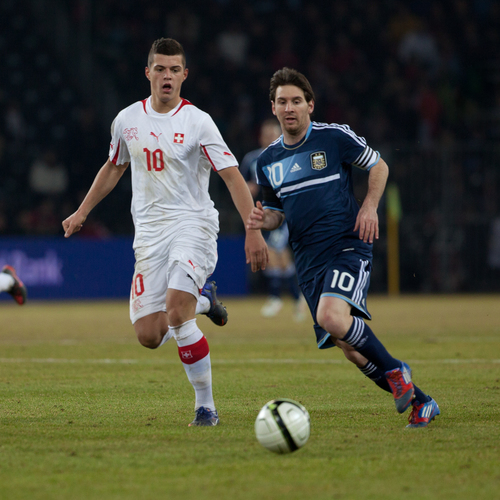
#> input picture images/messi.png, 500 x 500 px
$ python bitwise_colorImages.py
#> lines starting #> are read from the running program, lines starting #| are printed output that depends on the picture; pictures that were not available may be replaced by others from this repository, and a replacement may not be noted
# -*- coding: utf-8 -*-
"""
Created on Mon Dec  2 12:40:24 2019

@author: rdayala
"""

# bitwise with 2 color images
import numpy as np
import cv2

image1 = cv2.imread("images/messi.png")
#> image1 is the input picture: shape (500, 500, 3); mean B, G, R 58.7, 75.7, 74.3
image2 = cv2.imread("images/obama.png")
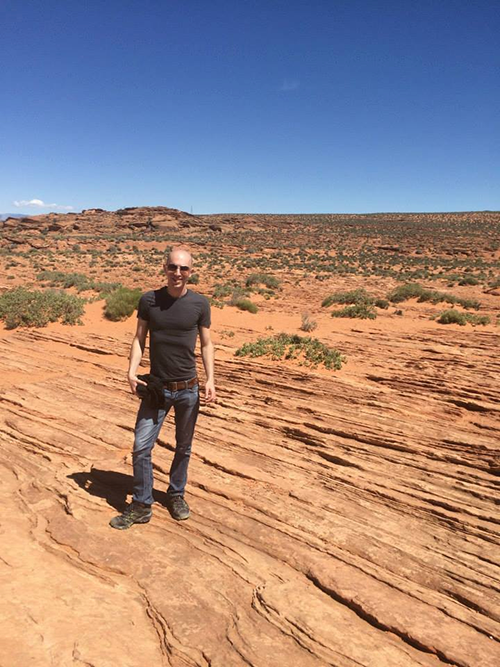
#> input picture images/adrian.png, 500 x 667 px, given in place of obama.png, which was not available
#> image2 is the input picture: shape (667, 500, 3); mean B, G, R 128.5, 135.5, 159.5

cv2.imshow("Image 1", image1)
cv2.imshow("Image 2", image2)

cv2.waitKey(0)

# both images should be of same size
(h1, w1) = image1.shape[:2]
#> h1 = 500; w1 = 500
(h2, w2) = image2.shape[:2]
#> h2 = 667; w2 = 500

ratio = w2 / float(h2)
#> ratio = 0.75

resize1 = cv2.resize(image1, (w2, h2), interpolation=cv2.INTER_LINEAR)
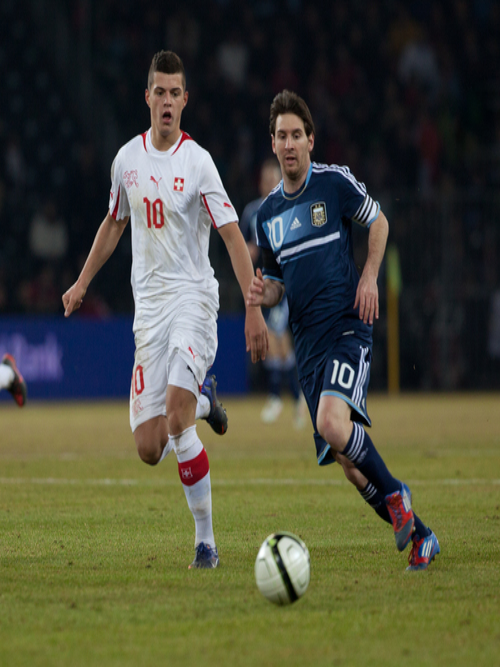
#> resize1: shape (667, 500, 3); mean B, G, R 58.6, 75.6, 74.2
cv2.imshow("Resize Image1", resize1)
cv2.waitKey(0)

bitwiseAnd = cv2.bitwise_and(resize1, image2)
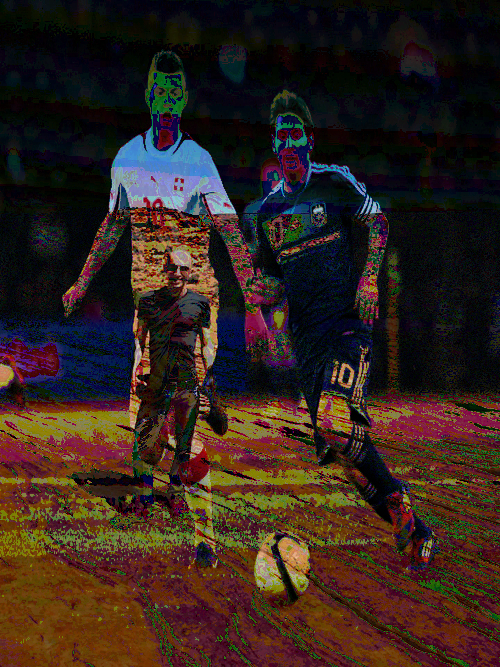
#> bitwiseAnd: shape (667, 500, 3); mean B, G, R 28.7, 35.5, 50.9
cv2.imshow("Bitwise And", bitwiseAnd)
cv2.waitKey(0)

colorImage1 = np.ones((300,300, 3), dtype = "uint8") * 127
cv2.imshow("Color Image 1", colorImage1)
cv2.waitKey(0)

colorImage2 = np.ones((300,300, 3), dtype = "uint8") * 200
cv2.imshow("Color Image 2", colorImage2)
cv2.waitKey(0)

bitwiseAnd2 = cv2.bitwise_and(colorImage1, colorImage2)
cv2.imshow("Bitwise And 2", bitwiseAnd2)
cv2.waitKey(0)

# images are just NumPy arrays. The top-left pixel can be found at (0, 0)
(b, g, r) = colorImage1[0, 0]
print("Pixel at (0, 0) - Red: {r}, Green: {g}, Blue: {b}".format(r=r, g=g, b=b))
# images are just NumPy arrays. The top-left pixel can be found at (0, 0)
(b, g, r) = colorImage2[0, 0]
print("Pixel at (0, 0) - Red: {r}, Green: {g}, Blue: {b}".format(r=r, g=g, b=b))
# images are just NumPy arrays. The top-left pixel can be found at (0, 0)
(b, g, r) = bitwiseAnd2[0, 0]
print("Pixel at (0, 0) - Red: {r}, Green: {g}, Blue: {b}".format(r=r, g=g, b=b))

cv2.destroyAllWindows()
